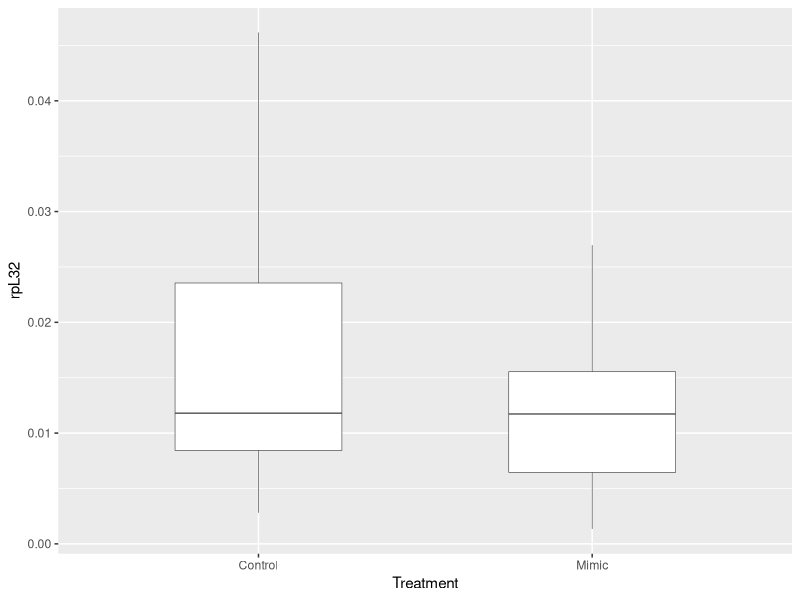
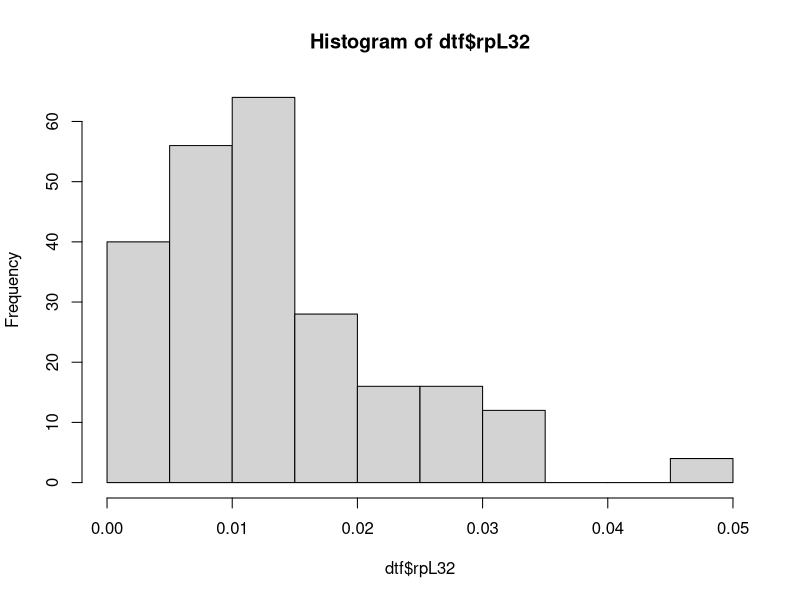
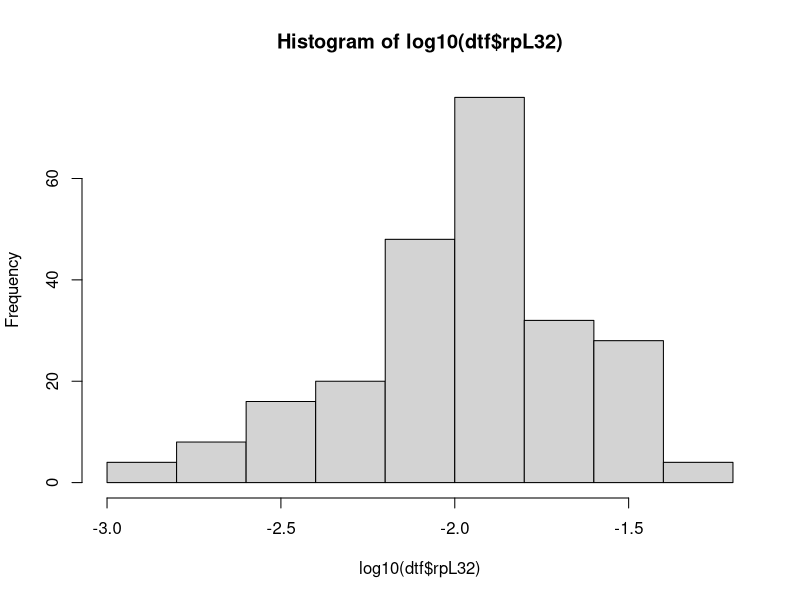

Recreate these plots in R, in order. (Note: this script raises an error after producing the figures.)
## ---- chunk 1
library(ggplot2)
library(plyr)
library(tidyr)
## ---- chunk 2
#loading file JHM treatment
#females
dtf<-read.csv(file="E93-Pyr-N3D0.csv",header = TRUE)
names(dtf)
head(dtf)
dtf<-gather(dtf,Gene,SDM,10:14)
#dtf
head(dtf)

#males
dtm<-read.csv(file="E93-Pyr-male.csv",header = TRUE)
names(dtm)
head(dtm)
## ---- chunk 3
#female dataset subsetting to keep Kr-h1 and E93 1 and 2 subset from D4 to D8
dtf<-subset(dtf, Gene=="Kr.h1" | Gene=="PkE93.1"| Gene=="PkE93.2"| Gene=="PkE93.3")
dtf$Gene
dtf$DAT
## ---- chunk 4
dtfbox_RPL32 <- ggplot(dtf,aes(x=Treatment,y=rpL32)) + geom_boxplot(width=0.5, size=0.2, outlier.size = 0.1)

dtfbox_RPL32
hist(dtf$rpL32)
hist(log10(dtf$rpL32))

#test normality
shapiro.test(dtf$rpL32) ## not normal distribution
#non parametric test, Mann Whitney U test
wilcox.test(data=dtf, dtf$rpL32~dtf$Treatment, paired=FALSE) ## difference not significant

## ---- chunk 5
#all female dataset Kr-h1
dtfkrh1<-subset(dtf, Gene=="Kr.h1")
dtfkrh1$Gene
hist(dtfkrh1$SDM/dtfkrh1$rpL32, main="Distribution of all data  PkKr-h1/rpL32, regardless of treatment type")#not normal
## ---- chunk 6
  #log transformed
hist(log10(dtfkrh1$SDM/dtfkrh1$rpL32)) #more or less normal
## ---- chunk 7
#by treatment
dtfkrh1CT<-subset(dtfkrh1,Treatment=="Control")
dtfkrh1CT$Treatment
dtfkrh1JHM<-subset(dtfkrh1,Treatment=="Mimic")
dtfkrh1JHM$Treatment

hist(dtfkrh1CT$SDM/dtfkrh1CT$rpL32, main="Distribution of PkKr-h1/rpL32 data, including only control treatments")
hist(dtfkrh1JHM$SDM/dtfkrh1JHM$rpL32, main="Distribution of PkKr-h1/rpL32 data, including only mimic treatments")

  #log transformed
hist(log10(dtfkrh1CT$SDM/dtfkrh1CT$rpL32)) #ok
hist(log10(dtfkrh1JHM$SDM/dtfkrh1JHM$rpL32)) #skewed normal
## ---- chunk 8
#all female dataset E93 1

dtfE931<-subset(dtf, Gene=="PkE93.1")
dtfE931$Gene
hist(dtfE931$SDM/dtfE931$rpL32) #distribution not normal
## ---- chunk 9
  #log transformed
hist(log10(dtfE931$SDM/dtfE931$rpL32))
## ---- chunk 10
#by treatment
dtfE931CT<-subset(dtfE931,Treatment=="Control")
dtfE931CT$Treatment
dtfE931JHM<-subset(dtfE931,Treatment=="Mimic")
dtfE931JHM$Treatment

hist(dtfE931CT$SDM/dtfE931CT$rpL32) #not normal
hist(dtfE931JHM$SDM/dtfE931JHM$rpL32)
  
  #log transformed
hist(log10(dtfE931CT$SDM/dtfE931CT$rpL32)) #two peaks
hist(log10(dtfE931JHM$SDM/dtfE931JHM$rpL32)) #weird!

## ---- chunk 11
#all female dataset E93 1
dtfE932<-subset(dtf, Gene=="PkE93.2")
dtfE932$Gene
hist(dtfE932$SDM/dtfE932$rpL32) #distribution not normal
  #log transformed
hist(log10(dtfE932$SDM/dtfE932$rpL32) )
## ---- chunk 12
#by treatment
dtfE932CT<-subset(dtfE931,Treatment=="Control")
dtfE932CT$Treatment
dtfE932JHM<-subset(dtfE931,Treatment=="Mimic")
dtfE931JHM$Treatment

hist(dtfE931CT$SDM/dtfE931CT$rpL32) #not normal
hist(dtfE931JHM$SDM/dtfE931JHM$rpL32)
  
  #log transformed
hist(log10(dtfE931CT$SDM/dtfE931CT$rpL32)) #two peaks
hist(log10(dtfE931JHM$SDM/dtfE931JHM$rpL32)) #weird!

## ---- chunk 13
#male dataset subset Krh1 and E93 1
head(dtm)
#subsetting Kr-h1 and E93 1
dtm<-subset(dtm, Gene=="Kr-h1" | Gene=="PkE93-1"| Gene=="PkE93-2"| Gene=="PkE93-3")
dtm$Gene
dtm$Day

#all male krh1
dtmkrh1<-subset(dtm, Gene=="Kr-h1")
dtmkrh1$Gene
names(dtmkrh1)
hist(dtmkrh1$SDM.Gene/dtmkrh1$SDM.rpL32) #not normally distributed
  
  #log transformed
hist(log10(dtmkrh1$SDM.Gene/dtmkrh1$SDM.rpL32)) #not normally distributed


#male Krh1 by treatment
#by treatment
dtmkrh1CT<-subset(dtmkrh1,treatment=="Control")
dtmkrh1CT$treatment
dtmkrh1JHM<-subset(dtmkrh1,treatment=="Mimic")
dtmkrh1JHM$treatment

names(dtmkrh1CT)
hist(dtmkrh1CT$SDM.Gene/dtmkrh1CT$SDM.rpL32)
hist(dtmkrh1JHM$SDM.Gene/dtmkrh1JHM$SDM.rpL32)

  #log transformed
hist(log(dtmkrh1CT$SDM.Gene/dtmkrh1CT$SDM.rpL32)) #ok
hist(log(dtmkrh1JHM$SDM.Gene/dtmkrh1JHM$SDM.rpL32)) #ok
## ---- chunk 14
par(mfrow=c(2,2))
#dtm
dtkrh1<-subset(dtm,Gene=="Kr-h1") #subsetting the dataset to have only Kr-h1
dtkrh1$Gene
names(dtkrh1)
is.numeric(dtkrh1$Day)
dtkrh1$treatment
names(dtkrh1)

#fitting linear model on transformed data
malelmkrh1<-lm(log10((dtkrh1$SDM.Gene/dtkrh1$SDM.rpL32))~dtkrh1$treatment+dtkrh1$Day+dtkrh1$treatment:dtkrh1$Day)
summary.lm(malelmkrh1) # there is an interaction between time and treatment
plot(malelmkrh1)
## ---- chunk 15
par(mfrow=c(2,2))
dtE931<-subset(dtm,Gene=="PkE93-1")
dtE931$Gene
dtE931$Day
is.numeric(dtE931$Day)
names(dtE931)

#transformed lm
malelmE931<-lm(log10((dtE931$SDM.Gene/dtE931$SDM.rpL32))~dtE931$treatment+dtE931$Day+dtE931$treatment:dtE931$Day)
summary.lm(malelmE931)  # no significant interaction
## ---- chunk 16
#remove interaction
malelmE9312<-lm(log10((dtE931$SDM.Gene/dtE931$SDM.rpL32))~dtE931$treatment+dtE931$Day)
summary.lm(malelmE9312)
plot(malelmE931)
## ---- chunk 17
par(mfrow=c(2,2))
dtE932<-subset(dtm,Gene=="PkE93-2")
dtE932$Gene
dtE932$Day
is.numeric(dtE932$Day)
names(dtE932)

#transformed lm
malelmE932<-lm(log10((dtE932$SDM.Gene/dtE932$SDM.rpL32))~dtE932$treatment+dtE932$Day+dtE932$treatment:dtE932$Day)
summary.lm(malelmE932)
## ---- chunk 18
#remove interaction
malelmE932<-lm(log10((dtE932$SDM.Gene/dtE932$SDM.rpL32))~dtE932$treatment+dtE932$Day)
summary.lm(malelmE932)
plot(malelmE932)
## ---- chunk 19
par(mfrow=c(2,2))
dtE933<-subset(dtm,Gene=="PkE93-3")
dtE933$Gene
dtE933$Day
is.numeric(dtE933$Day)
names(dtE933)

#transformed lm
malelmE933<-lm(log10((dtE933$SDM.Gene/dtE933$SDM.rpL32))~dtE933$treatment+dtE933$Day+dtE933$treatment:dtE933$Day)
summary.lm(malelmE933)

## ---- chunk 20

#remove interaction
malelmE933<-lm(log10((dtE933$SDM.Gene/dtE933$SDM.rpL32))~dtE933$treatment+dtE933$Day)
summary.lm(malelmE933)

plot(malelmE933)
## ---- chunk 21
par(mfrow=c(2,2))
dtfkrh1<-subset(dtf,Gene=="Kr.h1")
dtfkrh1$Gene
dtfkrh1$DAT
is.numeric(dtfkrh1$DAT)
names(dtfkrh1)

femalelmkrh1<-lm(log10((dtfkrh1$SDM/dtfkrh1$rpL32))~dtfkrh1$Treatment+dtfkrh1$DAT+dtfkrh1$Treatment:dtfkrh1$DAT)
summary.lm(femalelmkrh1)

## ---- chunk 22
par(mfrow=c(2,2))
dtf$Gene
dtfE931<-subset(dtf,Gene=="PkE93.1")
dtfE931$Gene
is.numeric(dtfE931$DAT)
names(dtfE931)

#with interaction
femalelmE931<-lm(log10((dtfE931$SDM/dtfE931$rpL32))~dtfE931$Treatment+dtfE931$DAT+dtfE931$Treatment:dtfE931$DAT)
summary.lm(femalelmE931) #no interaction

## ---- chunk 23
#remove interaction
femalelmE931<-lm(log10((dtfE931$SDM/dtfE931$rpL32))~dtfE931$Treatment+dtfE931$DAT)
summary.lm(femalelmE931)
plot(femalelmE931)
## ---- chunk 24
par(mfrow=c(2,2))
dtf$Gene
dtfE932<-subset(dtf,Gene=="PkE93.2")
dtfE932$Gene
is.numeric(dtfE932$DAT)
names(dtfE932)


femalelmE932<-lm(log10((dtfE932$SDM/dtfE932$rpL32))~dtfE932$Treatment+dtfE932$DAT+dtfE932$Treatment:dtfE932$DAT)
summary.lm(femalelmE932)# no effect of interaction

## ---- chunk 25
femalelmE932<-lm(log10((dtfE932$SDM/dtfE932$rpL32))~dtfE932$Treatment+dtfE932$DAT)
summary.lm(femalelmE932)
plot(femalelmE932)

## ---- chunk 26
par(mfrow=c(2,2))
dtf$Gene
dtfE933<-subset(dtf,Gene=="PkE93.3")
dtfE933$Gene
is.numeric(dtfE933$DAT)
names(dtfE933)
femalelmE933<-lm(log((dtfE933$SDM/dtfE933$rpL32))~dtfE933$Treatment+dtfE933$DAT+dtfE933$Treatment:dtfE933$DAT)
summary.lm(femalelmE933)
## ---- chunk 27
femalelmE933<-lm(log((dtfE933$SDM/dtfE933$rpL32))~dtfE933$Treatment+dtfE933$DAT)
summary.lm(femalelmE933)
plot(femalelmE933)
